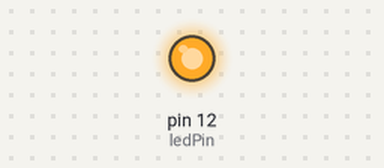
Bench run of a sketch on a simulated Arduino Uno, built with avr-gcc and run on an emulated ATmega328P. On the bench: output pins drawn as LEDs (lit = HIGH).

Above: at 0.7 s.
At 5.1 s:
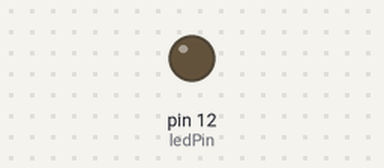
Timing chart, 0 to 5.4 s (numbered marks = the images above):
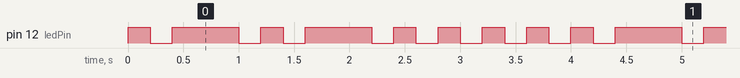

The sketch:

Morse.ino
```cpp
const uint8_t ledPin = 12; // defining the ledPin
const int tU = 200; //timeUnit


void led(uint8_t Type) {  // High 1 or Low 0
  if (Type == 1) {
    digitalWrite(ledPin, HIGH);
  }
  else {
    digitalWrite(ledPin, LOW);
  }
}

void DD(uint8_t len) {  //Dot or Dash
  if (len == 0){ // dot
    led(1);
    delay(tU);
    led(0);
  }
  else {   // dash
    led(1);
    delay(tU*3);
    led(0);
  }
  delay(tU);
}

int S[] = {0, 0, 0};
int O[] = {1, 1, 1};

int A[] = {0, 1};
int L[] = {0, 1, 0, 0};
int I[] = {0, 0};


void morse(int letter[], uint8_t len) {

  for (int i = 0; i < len; i++){
    DD(letter[i]);
  }
}

void setup() {

  pinMode(ledPin, OUTPUT); // initialize digital pin LED_BUILTIN as an output.
}

void loop() {

  morse(A, sizeof(A) / sizeof(A[0]));
  morse(L, sizeof(L) / sizeof(L[0]));
  morse(I, sizeof(I) / sizeof(I[0]));

}
```

Measured:
- by itself, pin 12 (ledPin): repeats every 4.0 s: LOW 0.20 s, HIGH 0.60 s, LOW 0.20 s, HIGH 0.20 s, LOW 0.20 s, HIGH 0.60 s, 5 × (LOW 0.20 s, HIGH 0.20 s)
- by itself, everything shown: repeats every 4.0 s, in 16 steps
